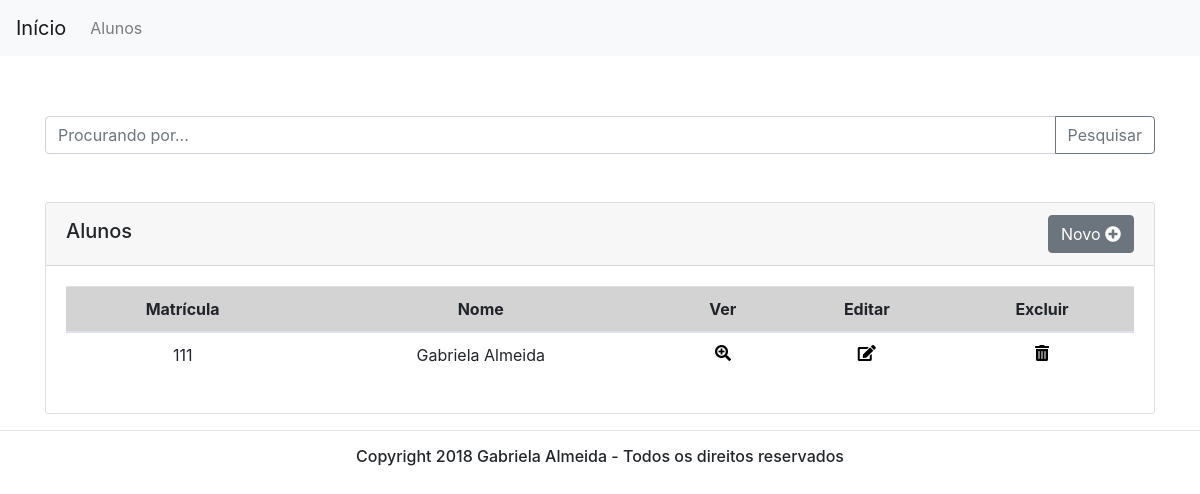
Before: /alunos with the older database file.
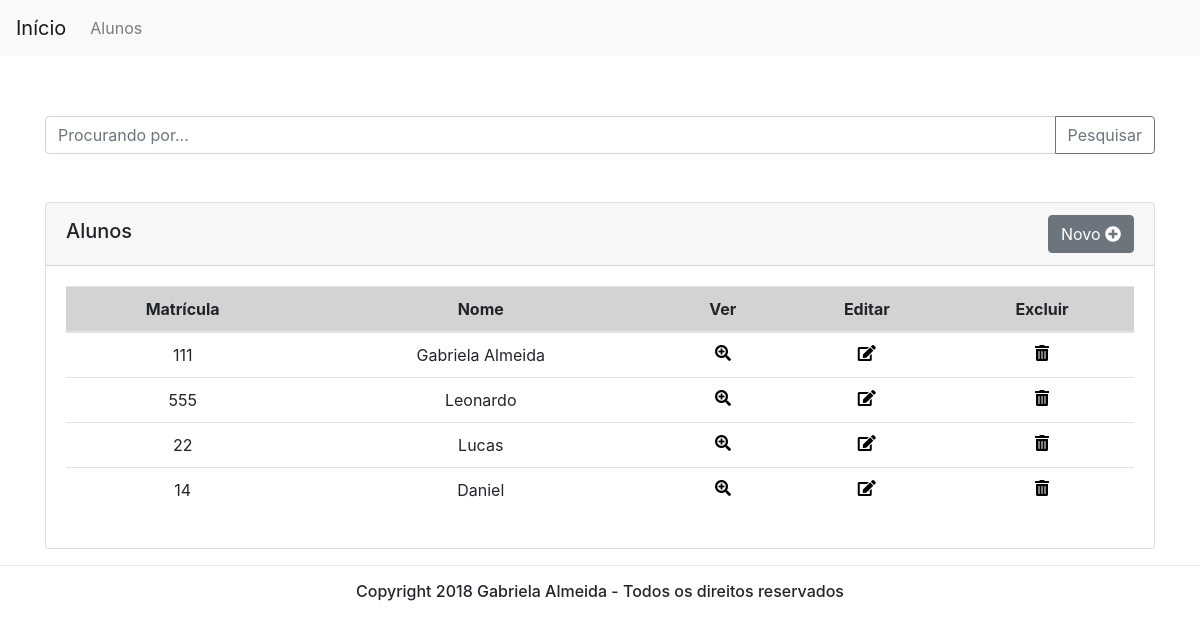
After: the same page with the newer database file.
### coredrca/models.py (models this page shows, shortened)
class Aluno(models.Model):
    nome = models.CharField(max_length = 30)
    matricula = models.IntegerField()
    curso = models.ForeignKey(Curso, on_delete=models.PROTECT, null = True)
    credito = models.ForeignKey(Credito, on_delete=models.PROTECT, null=True)
    disciplinas = models.ManyToManyField(Disciplina, blank=True)

### coredrca/views.py (the view)
# urls.py: re_path(r'alunos$', views.alunos, name='alunos'),
def alunos(request):
    alunos = Aluno.objects.all()
    context = {'alunos':alunos}
    return render(request, "alunos.html", context)

### coredrca/templates/alunos.html (shortened to what this page needs)
{% extends "layout.html" %}
{% block conteudo%}
<body>
    <div class="container" style="margin-top: 5%">
        <div class="input-group mb-5">
            <input type="text" class="form-control" placeholder="Procurando por..." aria-label="Procurando por..."
                aria-describedby="basic-addon2">
            <div class="input-group-append">
                <button class="btn btn-outline-secondary" type="button">Pesquisar</button>
            </div>
        </div>
        <div class="card">
            <div class="card-header">
                <h5 class="float-left" style="margin-top:4px">Alunos</h5>
                <button class="btn btn-secondary float-right" type="button" data-toggle="modal" data-target="#novoAlunoModal">
                    Novo
                    <i class="fas fa-plus-circle"></i>
                </button>
            </div>
            <div class="card-body">
                <table class="table text-center">
                    <thead style="background-color:lightgray;">
                        <tr>
                            <th>Matrícula</th>
                            <th>Nome</th>
                            <th>Ver</th>
                            <th>Editar</th>
                            <th>Excluir</th>
                        </tr>
                    </thead>
                    <tbody>
                        {%for aluno in alunos%}
                        <tr>
                            <td>{{aluno.matricula}}</td>
                            <td>{{aluno.nome}}</td>
                            <td><a style="color:black; cursor: pointer;"><i class="fas fa-search-plus" data-toggle="modal"
                                        data-target="#verAlunoModal"></i></a></td>
                            <td><a style="color:black; cursor: pointer;"><i class="fas fa-edit" data-toggle="modal" data-target="#novoAlunoModal"></i></a></td>
                            <td><a href="/" style="color:black; cursor: pointer;"><i class="fas fa-trash-alt"></i></a></td>
                        </tr>
                        {% endfor %}
                    </tbody>
                </table>
            </div>
        </div>
    </div>
</body>
{% endblock %}

Changed rows visible on the page:
added Aluno: matricula "555", nome "Leonardo"
added Aluno: matricula "22", nome "Lucas"
added Aluno: matricula "14", nome "Daniel"
